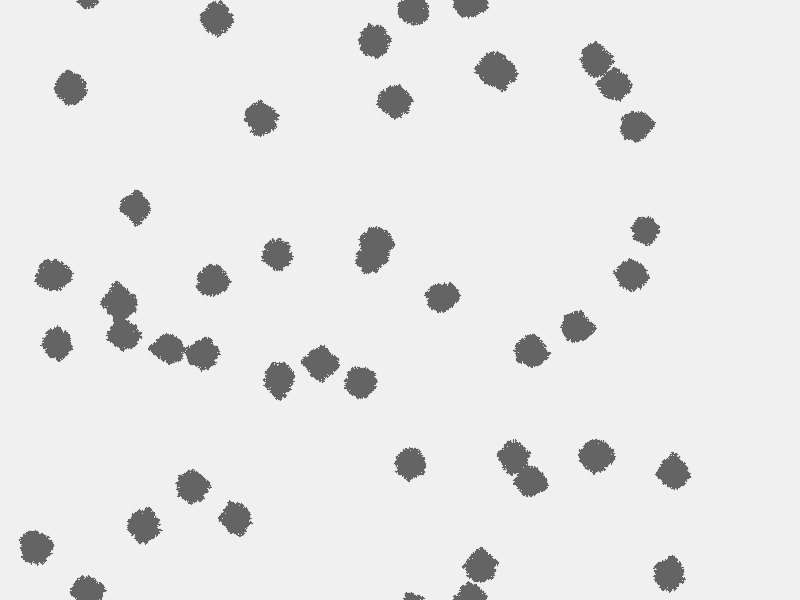

The Python source for this figure:
from PIL import Image
import random

class Cell:
    def __init__(self, state):
        self.state = state

    def getNewState(self, upState, leftState, rightState, downState):
        self.newState = self.state
        if self.state == 0:
            if (upState == 2 or leftState == 2 or rightState == 2 or downState == 2):
                if (upState == 0 or leftState == 0 or rightState == 0 or downState == 0):
                    self.newState = 1
                else:
                    self.newState = 2
        elif self.state  == 1 and random.random() < CONSUME_PROB:
            if (upState == 2 or leftState == 2 or rightState == 2 or downState == 2):
                self.newState = 2

    def setNewState(self):
        self.state = self.newState

    def convertToRGB(self):
        if self.state == 0: #Initial - dark areas
            return INITIAL_COL
        elif self.state == 1: #Gradient
            return GRAD_COL
        elif self.state == 2: #Consumer - light areas
            return SPREAD_COL

def writeGridToFile(img, grid):
    newData = []
    for y in range(img.size[1]):
        for x in range(img.size[0]):
            newData.append(grid[y][x].convertToRGB())
    img.putdata(newData)
    img.save("CA.png", "PNG")

def initialiseGrid(size):
    grid = []
    for y in range(size[1]):
        grid.append([])
        for x in range(size[0]):
            if random.random() < 0.0001: grid[y].append(Cell(2))
            else: grid[y].append(Cell(0))
    return grid

INITIAL_COL = (240, 240, 240)
GRAD_COL    = (220, 220, 220)
SPREAD_COL  = (100, 100, 100)
CONSUME_PROB = 0.3

WIDTH = 800
HEIGHT = 600
GENERATIONS = 60

img = Image.new('RGB', [WIDTH,HEIGHT], 255)

grid = initialiseGrid([WIDTH,HEIGHT])

for g in range(GENERATIONS):
    print("Gen", g)
    for x in range(WIDTH):
        for y in range(HEIGHT):
            upState = grid[y-1][x].state
            leftState = grid[y][x-1].state
            rightState = grid[y][(x+1)%WIDTH].state
            downState = grid[(y+1)%HEIGHT][x].state
            grid[y][x].getNewState(upState, leftState, rightState, downState)
    for x in range(WIDTH):
        for y in range(HEIGHT):
            grid[y][x].setNewState()
    

writeGridToFile(img, grid)

